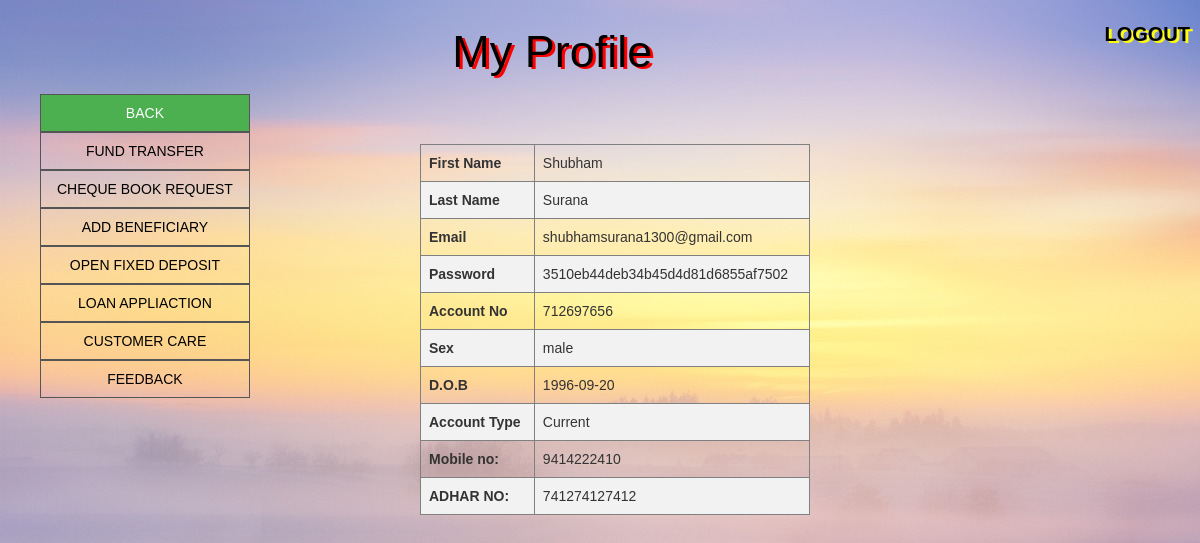
Page /profile.php (signed in) on the committed database.
### tables this page shows
CREATE TABLE `customers` (
  `id` int(50) NOT NULL,
  `name` varchar(10) NOT NULL,
  `last` varchar(10) NOT NULL,
  `email` text NOT NULL,
  `password` text NOT NULL,
  `accountno` int(150) NOT NULL,
  `gender` varchar(50) NOT NULL,
  `birth` date NOT NULL,
  `account` varchar(50) NOT NULL,
  `mobile` bigint(50) NOT NULL,
  `adhar` bigint(50) NOT NULL
);

### profile.php (the view, shortened to what this page needs)
<!DOCTYPE html>
<html>
<head>
 <link rel="stylesheet" href="https://maxcdn.bootstrapcdn.com/bootstrap/3.3.7/css/bootstrap.min.css">
</head>
<link rel ="stylesheet" href="profile2.css" >
</head>
<body>
<a href="index.php" class="button1">LOGOUT</a>
<p style="color:black;font-size:45px;text-align: center;text-shadow: 3px 2px red;margin-top:20px;">My Profile</p>
<div class="box">
<ul >
  <li><a class="active" href="user.php">BACK</a></li>
  <li><a href="transaction.php">FUND TRANSFER</a></li>
  <li><a href="#contact">CHEQUE BOOK REQUEST</a></li>
  <li><a href="benificeryadd.php">ADD BENEFICIARY</a></li>
  <li><a href="#about">OPEN FIXED DEPOSIT</a></li>
  <li><a href="#about">LOAN APPLIACTION</a></li>
  <li><a href="#about">CUSTOMER CARE</a></li>
  <li><a href="#about">FEEDBACK</a></li>
</ul>
</div>
<div class="boxy">
<?php
include_once("signcon.php");
echo "<table width=50%; border='1' cellpadding='5'>";
$sql="SELECT * FROM customers where name='".$_SESSION['name']."'";
$result=mysqli_query($db,$sql);
$row = mysqli_fetch_array($result);
echo"<tr>";
echo"<th>First Name</th><td>".$row['name']."</td>";
echo"</tr>";
echo"<tr>";
echo"<th>Last Name</th><td>".$row['last']."</td>";
echo"</tr>";
echo"<tr>";
echo"<th>Email</th><td>".$row['email']."</td>";
echo"</tr>";
echo"<tr>";
echo"<th>Password</th><td>".$row['password']."</td>";
echo"</tr>";
echo"<tr>";
echo"<th>Account No</th><td>".$row['accountno']."</td>";
echo"</tr>";
echo"<tr>";
echo"<th>Sex</th><td>".$row['gender']."</td>";
echo"</tr>";
echo"<tr>";
echo"<th>D.O.B</th><td>".$row['birth']."</td>";
echo"</tr>";
echo"<tr>";
echo"<th>Account Type</th><td>".$row['account']."</td>";
echo"</tr>";
echo"<tr>";
echo"<th>Mobile no:</th><td>".$row['mobile']."</td>";
echo"</tr>";
echo"<tr>";
echo"<th>ADHAR NO:</th><td>".$row['adhar']."</td>";
echo"</tr>";
echo"</table>";
?>
</div>

### profile2.css (style rules this page uses)
.button1 { float:right; color: BLACK; font-weight: bold; margin-right:10px; font-size:20px; text-shadow: 3px 2px YELLOW; }
body { font-family: Arial; padding: 0px; background-image: url("user4.jpg"); background-repeat: no-repeat; }
.boxy { margin-left:35%; margin-top:5%; }
th, td { text-align: left; padding: 8px; }
tr:nth-child(even) { background-color: #f2f2f2 }
li a { display: block; color: #000; padding: 8px 16px; text-decoration: none; }
li { text-align: center; border: 1px solid #555; list-style-type:none; }
li a.active { background-color: #4CAF50; color: white; }
.box { float:left; }
* { box-sizing: border-box; }

### rows in the picture
customers: name "Shubham", last "Surana", email "shubhamsurana1300@gmail.com", password "3510eb44deb34b45d4d81d6855af7502", accountno "712697656", gender "male", birth "1996-09-20", account "Current", mobile "9414222410", adhar "741274127412"
